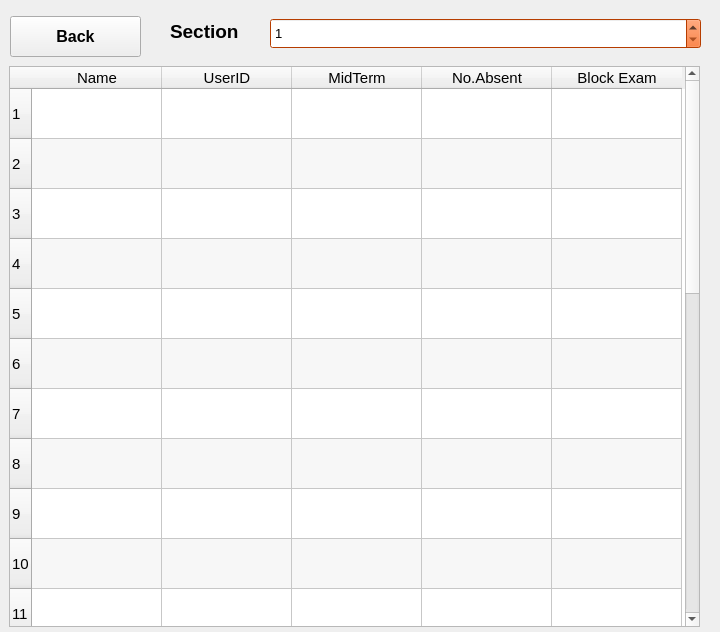
<?xml version="1.0" encoding="UTF-8"?>
<ui version="4.0">
 <class>MainWindow</class>
 <widget class="QMainWindow" name="MainWindow">
  <property name="geometry">
   <rect>
    <x>0</x>
    <y>0</y>
    <width>720</width>
    <height>632</height>
   </rect>
  </property>
  <property name="windowTitle">
   <string>MainWindow</string>
  </property>
  <property name="tabShape">
   <enum>QTabWidget::Rounded</enum>
  </property>
  <property name="dockNestingEnabled">
   <bool>true</bool>
  </property>
  <widget class="QWidget" name="centralwidget">
   <widget class="QTableWidget" name="table">
    <property name="geometry">
     <rect>
      <x>9</x>
      <y>66</y>
      <width>691</width>
      <height>561</height>
     </rect>
    </property>
    <property name="font">
     <font>
      <pointsize>11</pointsize>
     </font>
    </property>
    <property name="autoScrollMargin">
     <number>20</number>
    </property>
    <property name="editTriggers">
     <set>QAbstractItemView::DoubleClicked</set>
    </property>
    <property name="alternatingRowColors">
     <bool>true</bool>
    </property>
    <property name="selectionMode">
     <enum>QAbstractItemView::SingleSelection</enum>
    </property>
    <property name="selectionBehavior">
     <enum>QAbstractItemView::SelectItems</enum>
    </property>
    <property name="showGrid">
     <bool>true</bool>
    </property>
    <property name="sortingEnabled">
     <bool>false</bool>
    </property>
    <property name="rowCount">
     <number>25</number>
    </property>
    <attribute name="horizontalHeaderCascadingSectionResizes">
     <bool>false</bool>
    </attribute>
    <attribute name="horizontalHeaderDefaultSectionSize">
     <number>130</number>
    </attribute>
    <attribute name="horizontalHeaderMinimumSectionSize">
     <number>50</number>
    </attribute>
    <attribute name="horizontalHeaderShowSortIndicator" stdset="0">
     <bool>true</bool>
    </attribute>
    <attribute name="verticalHeaderCascadingSectionResizes">
     <bool>true</bool>
    </attribute>
    <attribute name="verticalHeaderDefaultSectionSize">
     <number>50</number>
    </attribute>
    <attribute name="verticalHeaderMinimumSectionSize">
     <number>50</number>
    </attribute>
    <attribute name="verticalHeaderShowSortIndicator" stdset="0">
     <bool>false</bool>
    </attribute>
    <row/>
    <row/>
    <row/>
    <row/>
    <row/>
    <row/>
    <row/>
    <row/>
    <row/>
    <row/>
    <row/>
    <row/>
    <row/>
    <row/>
    <row/>
    <row/>
    <row/>
    <row/>
    <row/>
    <row/>
    <row/>
    <row/>
    <row/>
    <row/>
    <row/>
    <column>
     <property name="text">
      <string>Name</string>
     </property>
    </column>
    <column>
     <property name="text">
      <string>UserID</string>
     </property>
    </column>
    <column>
     <property name="text">
      <string>MidTerm</string>
     </property>
    </column>
    <column>
     <property name="text">
      <string>No.Absent</string>
     </property>
    </column>
    <column>
     <property name="text">
      <string>Block Exam</string>
     </property>
    </column>
    <item row="0" column="0">
     <property name="text">
      <string/>
     </property>
     <property name="font">
      <font>
       <pointsize>11</pointsize>
      </font>
     </property>
     <property name="flags">
      <set>ItemIsSelectable|ItemIsDragEnabled|ItemIsEnabled|ItemIsTristate</set>
     </property>
    </item>
    <item row="0" column="1">
     <property name="text">
      <string/>
     </property>
     <property name="flags">
      <set>ItemIsSelectable|ItemIsDragEnabled|ItemIsEnabled</set>
     </property>
    </item>
    <item row="0" column="2">
     <property name="text">
      <string/>
     </property>
     <property name="flags">
      <set>ItemIsSelectable|ItemIsDragEnabled|ItemIsEnabled</set>
     </property>
    </item>
    <item row="0" column="3">
     <property name="text">
      <string/>
     </property>
     <property name="flags">
      <set>ItemIsSelectable|ItemIsDragEnabled|ItemIsEnabled</set>
     </property>
    </item>
    <item row="0" column="4">
     <property name="text">
      <string/>
     </property>
     <property name="checkState">
      <enum>Unchecked</enum>
     </property>
     <property name="flags">
      <set>ItemIsSelectable|ItemIsDragEnabled|ItemIsEnabled</set>
     </property>
    </item>
    <item row="1" column="0">
     <property name="text">
      <string/>
     </property>
     <property name="font">
      <font>
       <pointsize>11</pointsize>
      </font>
     </property>
     <property name="flags">
      <set>ItemIsSelectable|ItemIsDragEnabled|ItemIsEnabled|ItemIsTristate</set>
     </property>
    </item>
    <item row="1" column="1">
     <property name="text">
      <string/>
     </property>
     <property name="flags">
      <set>ItemIsSelectable|ItemIsDragEnabled|ItemIsEnabled</set>
     </property>
    </item>
    <item row="1" column="2">
     <property name="text">
      <string/>
     </property>
     <property name="flags">
      <set>ItemIsSelectable|ItemIsDragEnabled|ItemIsEnabled</set>
     </property>
    </item>
    <item row="1" column="3">
     <property name="text">
      <string/>
     </property>
     <property name="flags">
      <set>ItemIsSelectable|ItemIsDragEnabled|ItemIsEnabled</set>
     </property>
    </item>
    <item row="1" column="4">
     <property name="text">
      <string/>
     </property>
     <property name="checkState">
      <enum>Unchecked</enum>
     </property>
     <property name="flags">
      <set>ItemIsSelectable|ItemIsDragEnabled|ItemIsEnabled</set>
     </property>
    </item>
    <item row="2" column="0">
     <property name="text">
      <string/>
     </property>
     <property name="font">
      <font>
       <pointsize>11</pointsize>
      </font>
     </property>
     <property name="flags">
      <set>ItemIsSelectable|ItemIsDragEnabled|ItemIsEnabled|ItemIsTristate</set>
     </property>
    </item>
    <item row="2" column="1">
     <property name="text">
      <string/>
     </property>
     <property name="flags">
      <set>ItemIsSelectable|ItemIsDragEnabled|ItemIsEnabled</set>
     </property>
    </item>
    <item row="2" column="2">
     <property name="text">
      <string/>
     </property>
     <property name="flags">
      <set>ItemIsSelectable|ItemIsDragEnabled|ItemIsEnabled</set>
     </property>
    </item>
    <item row="2" column="3">
     <property name="text">
      <string/>
     </property>
     <property name="flags">
      <set>ItemIsSelectable|ItemIsDragEnabled|ItemIsEnabled</set>
     </property>
    </item>
    <item row="2" column="4">
     <property name="text">
      <string/>
     </property>
     <property name="checkState">
      <enum>Unchecked</enum>
     </property>
     <property name="flags">
      <set>ItemIsSelectable|ItemIsDragEnabled|ItemIsEnabled</set>
     </property>
    </item>
    <item row="3" column="0">
     <property name="text">
      <string/>
     </property>
     <property name="font">
      <font>
       <pointsize>11</pointsize>
      </font>
     </property>
     <property name="flags">
      <set>ItemIsSelectable|ItemIsDragEnabled|ItemIsEnabled</set>
     </property>
    </item>
    <item row="3" column="1">
     <property name="text">
      <string/>
     </property>
     <property name="flags">
      <set>ItemIsSelectable|ItemIsDragEnabled|ItemIsEnabled</set>
     </property>
    </item>
    <item row="3" column="2">
     <property name="text">
      <string/>
     </property>
     <property name="flags">
      <set>ItemIsSelectable|ItemIsDragEnabled|ItemIsEnabled</set>
     </property>
    </item>
    <item row="3" column="3">
     <property name="text">
      <string/>
     </property>
     <property name="flags">
      <set>ItemIsSelectable|ItemIsDragEnabled|ItemIsEnabled</set>
     </property>
    </item>
    <item row="3" column="4">
     <property name="text">
      <string/>
     </property>
     <property name="checkState">
      <enum>Unchecked</enum>
     </property>
     <property name="flags">
      <set>ItemIsSelectable|ItemIsDragEnabled|ItemIsEnabled</set>
     </property>
    </item>
    <item row="4" column="0">
     <property name="text">
      <string/>
     </property>
     <property name="font">
      <font>
       <pointsize>11</pointsize>
      </font>
     </property>
     <property name="flags">
      <set>ItemIsSelectable|ItemIsDragEnabled|ItemIsEnabled</set>
     </property>
    </item>
    <item row="4" column="1">
     <property name="text">
      <string/>
     </property>
     <property name="flags">
      <set>ItemIsSelectable|ItemIsDragEnabled|ItemIsEnabled</set>
     </property>
    </item>
    <item row="4" column="2">
     <property name="text">
      <string/>
     </property>
     <property name="flags">
      <set>ItemIsSelectable|ItemIsDragEnabled|ItemIsEnabled</set>
     </property>
    </item>
    <item row="4" column="3">
     <property name="text">
      <string/>
     </property>
     <property name="flags">
      <set>ItemIsSelectable|ItemIsDragEnabled|ItemIsEnabled</set>
     </property>
    </item>
    <item row="4" column="4">
     <property name="text">
      <string/>
     </property>
     <property name="checkState">
      <enum>Unchecked</enum>
     </property>
     <property name="flags">
      <set>ItemIsSelectable|ItemIsDragEnabled|ItemIsEnabled</set>
     </property>
    </item>
    <item row="5" column="0">
     <property name="text">
      <string/>
     </property>
     <property name="font">
      <font>
       <pointsize>11</pointsize>
      </font>
     </property>
     <property name="flags">
      <set>ItemIsSelectable|ItemIsDragEnabled|ItemIsEnabled</set>
     </property>
    </item>
    <item row="5" column="1">
     <property name="text">
      <string/>
     </property>
     <property name="flags">
      <set>ItemIsSelectable|ItemIsDragEnabled|ItemIsEnabled</set>
     </property>
    </item>
    <item row="5" column="2">
     <property name="text">
      <string/>
     </property>
     <property name="flags">
      <set>ItemIsSelectable|ItemIsDragEnabled|ItemIsEnabled</set>
     </property>
    </item>
    <item row="5" column="3">
     <property name="text">
      <string/>
     </property>
     <property name="flags">
      <set>ItemIsSelectable|ItemIsDragEnabled|ItemIsEnabled</set>
     </property>
    </item>
    <item row="5" column="4">
     <property name="text">
      <string/>
     </property>
     <property name="checkState">
      <enum>Unchecked</enum>
     </property>
     <property name="flags">
      <set>ItemIsSelectable|ItemIsDragEnabled|ItemIsEnabled</set>
     </property>
    </item>
    <item row="6" column="0">
     <property name="text">
      <string/>
     </property>
     <property name="font">
      <font>
       <pointsize>11</pointsize>
      </font>
     </property>
    </item>
    <item row="6" column="1">
     <property name="text">
      <string/>
     </property>
     <property name="flags">
      <set>ItemIsSelectable|ItemIsDragEnabled|ItemIsEnabled</set>
     </property>
    </item>
    <item row="6" column="2">
     <property name="text">
      <string/>
     </property>
     <property name="flags">
      <set>ItemIsSelectable|ItemIsDragEnabled|ItemIsEnabled</set>
     </property>
    </item>
    <item row="6" column="3">
     <property name="text">
      <string/>
     </property>
     <property name="flags">
      <set>ItemIsSelectable|ItemIsDragEnabled|ItemIsEnabled</set>
     </property>
    </item>
    <item row="6" column="4">
     <property name="text">
      <string/>
     </property>
     <property name="checkState">
      <enum>Unchecked</enum>
     </property>
     <property name="flags">
      <set>ItemIsSelectable|ItemIsDragEnabled|ItemIsEnabled</set>
     </property>
    </item>
    <item row="7" column="0">
     <property name="text">
      <string/>
     </property>
     <property name="font">
      <font>
       <pointsize>11</pointsize>
      </font>
     </property>
    </item>
    <item row="7" column="1">
     <property name="text">
      <string/>
     </property>
     <property name="flags">
      <set>ItemIsSelectable|ItemIsDragEnabled|ItemIsEnabled</set>
     </property>
    </item>
    <item row="7" column="2">
     <property name="text">
      <string/>
     </property>
     <property name="flags">
      <set>ItemIsSelectable|ItemIsDragEnabled|ItemIsEnabled</set>
     </property>
    </item>
    <item row="7" column="3">
     <property name="text">
      <string/>
     </property>
     <property name="flags">
      <set>ItemIsSelectable|ItemIsDragEnabled|ItemIsEnabled</set>
     </property>
    </item>
    <item row="7" column="4">
     <property name="text">
      <string/>
     </property>
     <property name="checkState">
      <enum>Unchecked</enum>
     </property>
     <property name="flags">
      <set>ItemIsSelectable|ItemIsDragEnabled|ItemIsEnabled</set>
     </property>
    </item>
    <item row="8" column="0">
     <property name="text">
      <string/>
     </property>
     <property name="font">
      <font>
       <pointsize>11</pointsize>
      </font>
     </property>
     <property name="flags">
      <set>ItemIsSelectable|ItemIsDragEnabled|ItemIsEnabled</set>
     </property>
    </item>
    <item row="8" column="1">
     <property name="text">
      <string/>
     </property>
     <property name="flags">
      <set>ItemIsSelectable|ItemIsDragEnabled|ItemIsEnabled</set>
     </property>
    </item>
    <item row="8" column="2">
     <property name="text">
      <string/>
     </property>
     <property name="flags">
      <set>ItemIsSelectable|ItemIsDragEnabled|ItemIsEnabled</set>
     </property>
    </item>
    <item row="8" column="3">
     <property name="text">
      <string/>
     </property>
     <property name="flags">
      <set>ItemIsSelectable|ItemIsDragEnabled|ItemIsEnabled</set>
     </property>
    </item>
    <item row="8" column="4">
     <property name="text">
      <string/>
     </property>
     <property name="checkState">
      <enum>Unchecked</enum>
     </property>
     <property name="flags">
      <set>ItemIsSelectable|ItemIsDragEnabled|ItemIsEnabled</set>
     </property>
    </item>
    <item row="9" column="0">
     <property name="text">
      <string/>
     </property>
     <property name="font">
      <font>
       <pointsize>11</pointsize>
      </font>
     </property>
     <property name="flags">
      <set>ItemIsSelectable|ItemIsDragEnabled|ItemIsUserCheckable</set>
     </property>
    </item>
    <item row="9" column="1">
     <property name="text">
      <string/>
     </property>
     <property name="flags">
      <set>ItemIsSelectable|ItemIsDragEnabled|ItemIsEnabled</set>
     </property>
    </item>
    <item row="9" column="2">
     <property name="text">
      <string/>
     </property>
     <property name="flags">
      <set>ItemIsSelectable|ItemIsDragEnabled|ItemIsEnabled</set>
     </property>
    </item>
    <item row="9" column="3">
     <property name="text">
      <string/>
     </property>
     <property name="flags">
      <set>ItemIsSelectable|ItemIsDragEnabled|ItemIsEnabled</set>
     </property>
    </item>
    <item row="9" column="4">
     <property name="text">
      <string/>
     </property>
     <property name="checkState">
      <enum>Unchecked</enum>
     </property>
     <property name="flags">
      <set>ItemIsSelectable|ItemIsDragEnabled|ItemIsEnabled</set>
     </property>
    </item>
    <item row="10" column="0">
     <property name="text">
      <string/>
     </property>
     <property name="font">
      <font>
       <pointsize>11</pointsize>
      </font>
     </property>
     <property name="flags">
      <set>ItemIsSelectable|ItemIsDragEnabled|ItemIsEnabled</set>
     </property>
    </item>
    <item row="10" column="1">
     <property name="text">
      <string/>
     </property>
     <property name="flags">
      <set>ItemIsSelectable|ItemIsDragEnabled|ItemIsEnabled</set>
     </property>
    </item>
    <item row="10" column="2">
     <property name="text">
      <string/>
     </property>
     <property name="flags">
      <set>ItemIsSelectable|ItemIsDragEnabled|ItemIsEnabled</set>
     </property>
    </item>
    <item row="10" column="3">
     <property name="text">
      <string/>
     </property>
     <property name="flags">
      <set>ItemIsSelectable|ItemIsDragEnabled|ItemIsEnabled</set>
     </property>
    </item>
    <item row="10" column="4">
     <property name="text">
      <string/>
     </property>
     <property name="checkState">
      <enum>Unchecked</enum>
     </property>
     <property name="flags">
      <set>ItemIsSelectable|ItemIsDragEnabled|ItemIsEnabled</set>
     </property>
    </item>
    <item row="11" column="0">
     <property name="text">
      <string/>
     </property>
     <property name="font">
      <font>
       <pointsize>11</pointsize>
      </font>
     </property>
     <property name="flags">
      <set>ItemIsSelectable|ItemIsDragEnabled|ItemIsEnabled</set>
     </property>
    </item>
    <item row="11" column="1">
     <property name="text">
      <string/>
     </property>
     <property name="flags">
      <set>ItemIsSelectable|ItemIsDragEnabled|ItemIsEnabled</set>
     </property>
    </item>
    <item row="11" column="2">
     <property name="text">
      <string/>
     </property>
     <property name="flags">
      <set>ItemIsSelectable|ItemIsDragEnabled|ItemIsEnabled</set>
     </property>
    </item>
    <item row="11" column="3">
     <property name="text">
      <string/>
     </property>
     <property name="flags">
      <set>ItemIsSelectable|ItemIsDragEnabled|ItemIsEnabled</set>
     </property>
    </item>
    <item row="11" column="4">
     <property name="text">
      <string/>
     </property>
     <property name="checkState">
      <enum>Unchecked</enum>
     </property>
     <property name="flags">
      <set>ItemIsSelectable|ItemIsDragEnabled|ItemIsEnabled</set>
     </property>
    </item>
    <item row="12" column="0">
     <property name="text">
      <string/>
     </property>
     <property name="font">
      <font>
       <pointsize>11</pointsize>
      </font>
     </property>
     <property name="flags">
      <set>ItemIsSelectable|ItemIsDragEnabled|ItemIsEnabled</set>
     </property>
    </item>
    <item row="12" column="1">
     <property name="text">
      <string/>
     </property>
     <property name="flags">
      <set>ItemIsSelectable|ItemIsDragEnabled|ItemIsEnabled</set>
     </property>
    </item>
    <item row="12" column="2">
     <property name="text">
      <string/>
     </property>
     <property name="flags">
      <set>ItemIsSelectable|ItemIsDragEnabled|ItemIsEnabled</set>
     </property>
    </item>
    <item row="12" column="3">
     <property name="text">
      <string/>
     </property>
     <property name="flags">
      <set>ItemIsSelectable|ItemIsDragEnabled|ItemIsEnabled</set>
     </property>
    </item>
    <item row="12" column="4">
     <property name="text">
      <string/>
     </property>
     <property name="checkState">
      <enum>Unchecked</enum>
     </property>
     <property name="flags">
      <set>ItemIsSelectable|ItemIsDragEnabled|ItemIsEnabled</set>
     </property>
    </item>
    <item row="13" column="0">
     <property name="text">
      <string/>
     </property>
     <property name="font">
      <font>
       <pointsize>11</pointsize>
      </font>
     </property>
     <property name="flags">
      <set>ItemIsSelectable|ItemIsDragEnabled|ItemIsEnabled</set>
     </property>
    </item>
    <item row="13" column="1">
     <property name="text">
      <string/>
     </property>
     <property name="flags">
      <set>ItemIsSelectable|ItemIsDragEnabled|ItemIsEnabled</set>
     </property>
    </item>
    <item row="13" column="2">
     <property name="text">
      <string/>
     </property>
     <property name="flags">
      <set>ItemIsSelectable|ItemIsDragEnabled|ItemIsEnabled</set>
     </property>
    </item>
    <item row="13" column="3">
     <property name="text">
      <string/>
     </property>
     <property name="flags">
      <set>ItemIsSelectable|ItemIsDragEnabled|ItemIsEnabled</set>
     </property>
    </item>
    <item row="13" column="4">
     <property name="text">
      <string/>
     </property>
     <property name="checkState">
      <enum>Unchecked</enum>
     </property>
     <property name="flags">
      <set>ItemIsSelectable|ItemIsDragEnabled|ItemIsEnabled</set>
     </property>
    </item>
    <item row="14" column="0">
     <property name="text">
      <string/>
     </property>
     <property name="font">
      <font>
       <pointsize>11</pointsize>
      </font>
     </property>
     <property name="flags">
      <set>ItemIsSelectable|ItemIsDragEnabled|ItemIsEnabled</set>
     </property>
    </item>
    <item row="14" column="1">
     <property name="text">
      <string/>
     </property>
     <property name="flags">
      <set>ItemIsSelectable|ItemIsDragEnabled|ItemIsEnabled</set>
     </property>
    </item>
    <item row="14" column="2">
     <property name="text">
      <string/>
     </property>
     <property name="flags">
      <set>ItemIsSelectable|ItemIsDragEnabled|ItemIsEnabled</set>
     </property>
    </item>
    <item row="14" column="3">
     <property name="text">
      <string/>
     </property>
     <property name="flags">
      <set>ItemIsSelectable|ItemIsDragEnabled|ItemIsEnabled</set>
     </property>
    </item>
    <item row="14" column="4">
     <property name="text">
      <string/>
     </property>
     <property name="checkState">
      <enum>Unchecked</enum>
     </property>
     <property name="flags">
      <set>ItemIsSelectable|ItemIsDragEnabled|ItemIsEnabled</set>
     </property>
    </item>
    <item row="15" column="0">
     <property name="text">
      <string/>
     </property>
     <property name="font">
      <font>
       <pointsize>11</pointsize>
      </font>
     </property>
     <property name="flags">
      <set>ItemIsSelectable|ItemIsDragEnabled|ItemIsEnabled</set>
     </property>
    </item>
    <item row="15" column="1">
     <property name="text">
      <string/>
     </property>
     <property name="flags">
      <set>ItemIsSelectable|ItemIsDragEnabled|ItemIsEnabled</set>
     </property>
    </item>
    <item row="15" column="2">
     <property name="text">
      <string/>
     </property>
     <property name="flags">
      <set>ItemIsSelectable|ItemIsDragEnabled|ItemIsEnabled</set>
     </property>
    </item>
    <item row="15" column="3">
     <property name="text">
      <string/>
     </property>
     <property name="flags">
      <set>ItemIsSelectable|ItemIsDragEnabled|ItemIsEnabled</set>
     </property>
    </item>
    <item row="15" column="4">
     <property name="text">
      <string/>
     </property>
     <property name="checkState">
      <enum>Unchecked</enum>
     </property>
     <property name="flags">
      <set>ItemIsSelectable|ItemIsDragEnabled|ItemIsEnabled</set>
     </property>
    </item>
    <item row="16" column="0">
     <property name="text">
      <string/>
     </property>
     <property name="font">
      <font>
       <pointsize>11</pointsize>
      </font>
     </property>
     <property name="flags">
      <set>ItemIsSelectable|ItemIsDragEnabled|ItemIsEnabled</set>
     </property>
    </item>
    <item row="16" column="1">
     <property name="text">
      <string/>
     </property>
     <property name="flags">
      <set>ItemIsSelectable|ItemIsDragEnabled|ItemIsEnabled</set>
     </property>
    </item>
    <item row="16" column="2">
     <property name="text">
      <string/>
     </property>
     <property name="flags">
      <set>ItemIsSelectable|ItemIsDragEnabled|ItemIsEnabled</set>
     </property>
    </item>
    <item row="16" column="3">
     <property name="text">
      <string/>
     </property>
     <property name="flags">
      <set>ItemIsSelectable|ItemIsDragEnabled|ItemIsEnabled</set>
     </property>
    </item>
    <item row="16" column="4">
     <property name="text">
      <string/>
     </property>
     <property name="checkState">
      <enum>Unchecked</enum>
     </property>
     <property name="flags">
      <set>ItemIsSelectable|ItemIsDragEnabled|ItemIsEnabled</set>
     </property>
    </item>
    <item row="17" column="0">
     <property name="text">
      <string/>
     </property>
     <property name="font">
      <font>
       <pointsize>11</pointsize>
      </font>
     </property>
     <property name="flags">
      <set>ItemIsSelectable|ItemIsDragEnabled|ItemIsEnabled</set>
     </property>
    </item>
    <item row="17" column="1">
     <property name="text">
      <string/>
     </property>
     <property name="flags">
      <set>ItemIsSelectable|ItemIsDragEnabled|ItemIsEnabled</set>
     </property>
    </item>
    <item row="17" column="2">
     <property name="text">
      <string/>
     </property>
     <property name="flags">
      <set>ItemIsSelectable|ItemIsDragEnabled|ItemIsEnabled</set>
     </property>
    </item>
    <item row="17" column="3">
     <property name="text">
      <string/>
     </property>
     <property name="flags">
      <set>ItemIsSelectable|ItemIsDragEnabled|ItemIsEnabled</set>
     </property>
    </item>
    <item row="17" column="4">
     <property name="text">
      <string/>
     </property>
     <property name="checkState">
      <enum>Unchecked</enum>
     </property>
     <property name="flags">
      <set>ItemIsSelectable|ItemIsDragEnabled|ItemIsEnabled</set>
     </property>
    </item>
    <item row="18" column="0">
     <property name="text">
      <string/>
     </property>
     <property name="font">
      <font>
       <pointsize>11</pointsize>
      </font>
     </property>
     <property name="flags">
      <set>ItemIsSelectable|ItemIsDragEnabled|ItemIsEnabled</set>
     </property>
    </item>
    <item row="18" column="1">
     <property name="text">
      <string/>
     </property>
     <property name="flags">
      <set>ItemIsSelectable|ItemIsDragEnabled|ItemIsEnabled</set>
     </property>
    </item>
    <item row="18" column="2">
     <property name="text">
      <string/>
     </property>
     <property name="flags">
      <set>ItemIsSelectable|ItemIsDragEnabled|ItemIsEnabled</set>
     </property>
    </item>
    <item row="18" column="3">
     <property name="text">
      <string/>
     </property>
     <property name="flags">
      <set>ItemIsSelectable|ItemIsDragEnabled|ItemIsEnabled</set>
     </property>
    </item>
    <item row="18" column="4">
     <property name="text">
      <string/>
     </property>
     <property name="checkState">
      <enum>Unchecked</enum>
     </property>
     <property name="flags">
      <set>ItemIsSelectable|ItemIsDragEnabled|ItemIsEnabled</set>
     </property>
    </item>
    <item row="19" column="0">
     <property name="text">
      <string/>
     </property>
     <property name="font">
      <font>
       <pointsize>11</pointsize>
      </font>
     </property>
     <property name="flags">
      <set>ItemIsSelectable|ItemIsDragEnabled|ItemIsEnabled</set>
     </property>
    </item>
    <item row="19" column="1">
     <property name="text">
      <string/>
     </property>
     <property name="flags">
      <set>ItemIsSelectable|ItemIsDragEnabled|ItemIsEnabled</set>
     </property>
    </item>
    <item row="19" column="2">
     <property name="text">
      <string/>
     </property>
     <property name="flags">
      <set>ItemIsSelectable|ItemIsDragEnabled|ItemIsEnabled</set>
     </property>
    </item>
    <item row="19" column="3">
     <property name="text">
      <string/>
     </property>
     <property name="flags">
      <set>ItemIsSelectable|ItemIsDragEnabled|ItemIsEnabled</set>
     </property>
    </item>
    <item row="19" column="4">
     <property name="text">
      <string/>
     </property>
     <property name="checkState">
      <enum>Unchecked</enum>
     </property>
     <property name="flags">
      <set>ItemIsSelectable|ItemIsDragEnabled|ItemIsEnabled</set>
     </property>
    </item>
    <item row="20" column="0">
     <property name="text">
      <string/>
     </property>
     <property name="font">
      <font>
       <pointsize>11</pointsize>
      </font>
     </property>
     <property name="flags">
      <set>ItemIsSelectable|ItemIsDragEnabled|ItemIsEnabled</set>
     </property>
    </item>
    <item row="20" column="1">
     <property name="text">
      <string/>
     </property>
     <property name="flags">
      <set>ItemIsSelectable|ItemIsDragEnabled|ItemIsEnabled</set>
     </property>
    </item>
    <item row="20" column="2">
     <property name="text">
      <string/>
     </property>
     <property name="flags">
      <set>ItemIsSelectable|ItemIsDragEnabled|ItemIsEnabled</set>
     </property>
    </item>
    <item row="20" column="3">
     <property name="text">
      <string/>
     </property>
     <property name="flags">
      <set>ItemIsSelectable|ItemIsDragEnabled|ItemIsEnabled</set>
     </property>
    </item>
    <item row="20" column="4">
     <property name="text">
      <string/>
     </property>
     <property name="checkState">
      <enum>Unchecked</enum>
     </property>
     <property name="flags">
      <set>ItemIsSelectable|ItemIsDragEnabled|ItemIsEnabled</set>
     </property>
    </item>
    <item row="21" column="0">
     <property name="text">
      <string/>
     </property>
     <property name="font">
      <font>
       <pointsize>11</pointsize>
      </font>
     </property>
     <property name="flags">
      <set>ItemIsSelectable|ItemIsDragEnabled|ItemIsEnabled</set>
     </property>
    </item>
    <item row="21" column="1">
     <property name="text">
      <string/>
     </property>
     <property name="flags">
      <set>ItemIsSelectable|ItemIsDragEnabled|ItemIsEnabled</set>
     </property>
    </item>
    <item row="21" column="2">
     <property name="text">
      <string/>
     </property>
     <property name="flags">
      <set>ItemIsSelectable|ItemIsDragEnabled|ItemIsEnabled</set>
     </property>
    </item>
    <item row="21" column="3">
     <property name="text">
      <string/>
     </property>
     <property name="flags">
      <set>ItemIsSelectable|ItemIsDragEnabled|ItemIsEnabled</set>
     </property>
    </item>
    <item row="21" column="4">
     <property name="text">
      <string/>
     </property>
     <property name="checkState">
      <enum>Unchecked</enum>
     </property>
     <property name="flags">
      <set>ItemIsSelectable|ItemIsDragEnabled|ItemIsEnabled</set>
     </property>
    </item>
    <item row="22" column="0">
     <property name="text">
      <string/>
     </property>
     <property name="font">
      <font>
       <pointsize>11</pointsize>
      </font>
     </property>
     <property name="flags">
      <set>ItemIsSelectable|ItemIsDragEnabled|ItemIsEnabled</set>
     </property>
    </item>
    <item row="22" column="1">
     <property name="text">
      <string/>
     </property>
     <property name="flags">
      <set>ItemIsSelectable|ItemIsDragEnabled|ItemIsEnabled</set>
     </property>
    </item>
    <item row="22" column="2">
     <property name="text">
      <string/>
     </property>
     <property name="flags">
      <set>ItemIsSelectable|ItemIsDragEnabled|ItemIsEnabled</set>
     </property>
    </item>
    <item row="22" column="3">
     <property name="text">
      <string/>
     </property>
     <property name="flags">
      <set>ItemIsSelectable|ItemIsDragEnabled|ItemIsEnabled</set>
     </property>
    </item>
    <item row="22" column="4">
     <property name="text">
      <string/>
     </property>
     <property name="checkState">
      <enum>Unchecked</enum>
     </property>
     <property name="flags">
      <set>ItemIsSelectable|ItemIsDragEnabled|ItemIsEnabled</set>
     </property>
    </item>
    <item row="23" column="0">
     <property name="text">
      <string/>
     </property>
     <property name="font">
      <font>
       <pointsize>11</pointsize>
      </font>
     </property>
     <property name="flags">
      <set>ItemIsSelectable|ItemIsDragEnabled|ItemIsEnabled</set>
     </property>
    </item>
    <item row="23" column="1">
     <property name="text">
      <string/>
     </property>
     <property name="flags">
      <set>ItemIsSelectable|ItemIsDragEnabled|ItemIsEnabled</set>
     </property>
    </item>
    <item row="23" column="2">
     <property name="text">
      <string/>
     </property>
     <property name="flags">
      <set>ItemIsSelectable|ItemIsDragEnabled|ItemIsEnabled</set>
     </property>
    </item>
    <item row="23" column="3">
     <property name="text">
      <string/>
     </property>
     <property name="flags">
      <set>ItemIsSelectable|ItemIsDragEnabled|ItemIsEnabled</set>
     </property>
    </item>
    <item row="23" column="4">
     <property name="text">
      <string/>
     </property>
     <property name="checkState">
      <enum>Unchecked</enum>
     </property>
     <property name="flags">
      <set>ItemIsSelectable|ItemIsDragEnabled|ItemIsEnabled</set>
     </property>
    </item>
    <item row="24" column="0">
     <property name="text">
      <string/>
     </property>
     <property name="font">
      <font>
       <pointsize>11</pointsize>
      </font>
     </property>
     <property name="flags">
      <set>ItemIsSelectable|ItemIsDragEnabled|ItemIsEnabled</set>
     </property>
    </item>
    <item row="24" column="1">
     <property name="text">
      <string/>
     </property>
     <property name="flags">
      <set>ItemIsSelectable|ItemIsDragEnabled|ItemIsEnabled</set>
     </property>
    </item>
    <item row="24" column="2">
     <property name="text">
      <string/>
     </property>
     <property name="flags">
      <set>ItemIsSelectable|ItemIsDragEnabled|ItemIsEnabled</set>
     </property>
    </item>
    <item row="24" column="3">
     <property name="text">
      <string/>
     </property>
     <property name="flags">
      <set>ItemIsSelectable|ItemIsDragEnabled|ItemIsEnabled</set>
     </property>
    </item>
    <item row="24" column="4">
     <property name="text">
      <string/>
     </property>
     <property name="checkState">
      <enum>Unchecked</enum>
     </property>
     <property name="flags">
      <set>ItemIsSelectable|ItemIsDragEnabled|ItemIsEnabled</set>
     </property>
    </item>
   </widget>
   <widget class="QSpinBox" name="section">
    <property name="geometry">
     <rect>
      <x>270</x>
      <y>18</y>
      <width>431</width>
      <height>31</height>
     </rect>
    </property>
    <property name="palette">
     <palette>
      <active>
       <colorrole role="WindowText">
        <brush brushstyle="SolidPattern">
         <color alpha="255">
          <red>0</red>
          <green>0</green>
          <blue>0</blue>
         </color>
        </brush>
       </colorrole>
       <colorrole role="Button">
        <brush brushstyle="SolidPattern">
         <color alpha="255">
          <red>255</red>
          <green>85</green>
          <blue>0</blue>
         </color>
        </brush>
       </colorrole>
       <colorrole role="Light">
        <brush brushstyle="SolidPattern">
         <color alpha="255">
          <red>255</red>
          <green>170</green>
          <blue>127</blue>
         </color>
        </brush>
       </colorrole>
       <colorrole role="Midlight">
        <brush brushstyle="SolidPattern">
         <color alpha="255">
          <red>255</red>
          <green>127</green>
          <blue>63</blue>
         </color>
        </brush>
       </colorrole>
       <colorrole role="Dark">
        <brush brushstyle="SolidPattern">
         <color alpha="255">
          <red>127</red>
          <green>42</green>
          <blue>0</blue>
         </color>
        </brush>
       </colorrole>
       <colorrole role="Mid">
        <brush brushstyle="SolidPattern">
         <color alpha="255">
          <red>170</red>
          <green>56</green>
          <blue>0</blue>
         </color>
        </brush>
       </colorrole>
       <colorrole role="Text">
        <brush brushstyle="SolidPattern">
         <color alpha="255">
          <red>0</red>
          <green>0</green>
          <blue>0</blue>
         </color>
        </brush>
       </colorrole>
       <colorrole role="BrightText">
        <brush brushstyle="SolidPattern">
         <color alpha="255">
          <red>255</red>
          <green>255</green>
          <blue>255</blue>
         </color>
        </brush>
       </colorrole>
       <colorrole role="ButtonText">
        <brush brushstyle="SolidPattern">
         <color alpha="255">
          <red>0</red>
          <green>0</green>
          <blue>0</blue>
         </color>
        </brush>
       </colorrole>
       <colorrole role="Base">
        <brush brushstyle="SolidPattern">
         <color alpha="255">
          <red>255</red>
          <green>255</green>
          <blue>255</blue>
         </color>
        </brush>
       </colorrole>
       <colorrole role="Window">
        <brush brushstyle="SolidPattern">
         <color alpha="255">
          <red>255</red>
          <green>85</green>
          <blue>0</blue>
         </color>
        </brush>
       </colorrole>
       <colorrole role="Shadow">
        <brush brushstyle="SolidPattern">
         <color alpha="255">
          <red>0</red>
          <green>0</green>
          <blue>0</blue>
         </color>
        </brush>
       </colorrole>
       <colorrole role="AlternateBase">
        <brush brushstyle="SolidPattern">
         <color alpha="255">
          <red>255</red>
          <green>170</green>
          <blue>127</blue>
         </color>
        </brush>
       </colorrole>
       <colorrole role="ToolTipBase">
        <brush brushstyle="SolidPattern">
         <color alpha="255">
          <red>255</red>
          <green>255</green>
          <blue>220</blue>
         </color>
        </brush>
       </colorrole>
       <colorrole role="ToolTipText">
        <brush brushstyle="SolidPattern">
         <color alpha="255">
          <red>0</red>
          <green>0</green>
          <blue>0</blue>
         </color>
        </brush>
       </colorrole>
      </active>
      <inactive>
       <colorrole role="WindowText">
        <brush brushstyle="SolidPattern">
         <color alpha="255">
          <red>0</red>
          <green>0</green>
          <blue>0</blue>
         </color>
        </brush>
       </colorrole>
       <colorrole role="Button">
        <brush brushstyle="SolidPattern">
         <color alpha="255">
          <red>255</red>
          <green>85</green>
          <blue>0</blue>
         </color>
        </brush>
       </colorrole>
       <colorrole role="Light">
        <brush brushstyle="SolidPattern">
         <color alpha="255">
          <red>255</red>
          <green>170</green>
          <blue>127</blue>
         </color>
        </brush>
       </colorrole>
       <colorrole role="Midlight">
        <brush brushstyle="SolidPattern">
         <color alpha="255">
          <red>255</red>
          <green>127</green>
          <blue>63</blue>
         </color>
        </brush>
       </colorrole>
       <colorrole role="Dark">
        <brush brushstyle="SolidPattern">
         <color alpha="255">
          <red>127</red>
          <green>42</green>
          <blue>0</blue>
         </color>
        </brush>
       </colorrole>
       <colorrole role="Mid">
        <brush brushstyle="SolidPattern">
         <color alpha="255">
          <red>170</red>
          <green>56</green>
          <blue>0</blue>
         </color>
        </brush>
       </colorrole>
       <colorrole role="Text">
        <brush brushstyle="SolidPattern">
         <color alpha="255">
          <red>0</red>
          <green>0</green>
          <blue>0</blue>
         </color>
        </brush>
       </colorrole>
       <colorrole role="BrightText">
        <brush brushstyle="SolidPattern">
         <color alpha="255">
          <red>255</red>
          <green>255</green>
          <blue>255</blue>
         </color>
        </brush>
       </colorrole>
       <colorrole role="ButtonText">
        <brush brushstyle="SolidPattern">
         <color alpha="255">
          <red>0</red>
          <green>0</green>
          <blue>0</blue>
         </color>
        </brush>
       </colorrole>
       <colorrole role="Base">
        <brush brushstyle="SolidPattern">
         <color alpha="255">
          <red>255</red>
          <green>255</green>
          <blue>255</blue>
         </color>
        </brush>
       </colorrole>
       <colorrole role="Window">
        <brush brushstyle="SolidPattern">
         <color alpha="255">
          <red>255</red>
          <green>85</green>
          <blue>0</blue>
         </color>
        </brush>
       </colorrole>
       <colorrole role="Shadow">
        <brush brushstyle="SolidPattern">
         <color alpha="255">
          <red>0</red>
          <green>0</green>
          <blue>0</blue>
         </color>
        </brush>
       </colorrole>
       <colorrole role="AlternateBase">
        <brush brushstyle="SolidPattern">
         <color alpha="255">
          <red>255</red>
          <green>170</green>
          <blue>127</blue>
         </color>
        </brush>
       </colorrole>
       <colorrole role="ToolTipBase">
        <brush brushstyle="SolidPattern">
         <color alpha="255">
          <red>255</red>
          <green>255</green>
          <blue>220</blue>
         </color>
        </brush>
       </colorrole>
       <colorrole role="ToolTipText">
        <brush brushstyle="SolidPattern">
         <color alpha="255">
          <red>0</red>
          <green>0</green>
          <blue>0</blue>
         </color>
        </brush>
       </colorrole>
      </inactive>
      <disabled>
       <colorrole role="WindowText">
        <brush brushstyle="SolidPattern">
         <color alpha="255">
          <red>127</red>
          <green>42</green>
          <blue>0</blue>
         </color>
        </brush>
       </colorrole>
       <colorrole role="Button">
        <brush brushstyle="SolidPattern">
         <color alpha="255">
          <red>255</red>
          <green>85</green>
          <blue>0</blue>
         </color>
        </brush>
       </colorrole>
       <colorrole role="Light">
        <brush brushstyle="SolidPattern">
         <color alpha="255">
          <red>255</red>
          <green>170</green>
          <blue>127</blue>
         </color>
        </brush>
       </colorrole>
       <colorrole role="Midlight">
        <brush brushstyle="SolidPattern">
         <color alpha="255">
          <red>255</red>
          <green>127</green>
          <blue>63</blue>
         </color>
        </brush>
       </colorrole>
       <colorrole role="Dark">
        <brush brushstyle="SolidPattern">
         <color alpha="255">
          <red>127</red>
          <green>42</green>
          <blue>0</blue>
         </color>
        </brush>
       </colorrole>
       <colorrole role="Mid">
        <brush brushstyle="SolidPattern">
         <color alpha="255">
          <red>170</red>
          <green>56</green>
          <blue>0</blue>
         </color>
        </brush>
       </colorrole>
       <colorrole role="Text">
        <brush brushstyle="SolidPattern">
         <color alpha="255">
          <red>127</red>
          <green>42</green>
          <blue>0</blue>
         </color>
        </brush>
       </colorrole>
       <colorrole role="BrightText">
        <brush brushstyle="SolidPattern">
         <color alpha="255">
          <red>255</red>
          <green>255</green>
          <blue>255</blue>
         </color>
        </brush>
       </colorrole>
       <colorrole role="ButtonText">
        <brush brushstyle="SolidPattern">
         <color alpha="255">
          <red>127</red>
          <green>42</green>
          <blue>0</blue>
         </color>
        </brush>
       </colorrole>
       <colorrole role="Base">
        <brush brushstyle="SolidPattern">
         <color alpha="255">
          <red>255</red>
          <green>85</green>
          <blue>0</blue>
         </color>
        </brush>
       </colorrole>
       <colorrole role="Window">
        <brush brushstyle="SolidPattern">
         <color alpha="255">
          <red>255</red>
          <green>85</green>
          <blue>0</blue>
         </color>
        </brush>
       </colorrole>
       <colorrole role="Shadow">
        <brush brushstyle="SolidPattern">
         <color alpha="255">
          <red>0</red>
          <green>0</green>
          <blue>0</blue>
         </color>
        </brush>
       </colorrole>
       <colorrole role="AlternateBase">
        <brush brushstyle="SolidPattern">
         <color alpha="255">
          <red>255</red>
          <green>85</green>
          <blue>0</blue>
         </color>
        </brush>
       </colorrole>
       <colorrole role="ToolTipBase">
        <brush brushstyle="SolidPattern">
         <color alpha="255">
          <red>255</red>
          <green>255</green>
          <blue>220</blue>
         </color>
        </brush>
       </colorrole>
       <colorrole role="ToolTipText">
        <brush brushstyle="SolidPattern">
         <color alpha="255">
          <red>0</red>
          <green>0</green>
          <blue>0</blue>
         </color>
        </brush>
       </colorrole>
      </disabled>
     </palette>
    </property>
    <property name="font">
     <font>
      <pointsize>10</pointsize>
     </font>
    </property>
    <property name="minimum">
     <number>1</number>
    </property>
    <property name="maximum">
     <number>12</number>
    </property>
   </widget>
   <widget class="QLabel" name="label">
    <property name="geometry">
     <rect>
      <x>170</x>
      <y>20</y>
      <width>71</width>
      <height>23</height>
     </rect>
    </property>
    <property name="font">
     <font>
      <pointsize>14</pointsize>
      <weight>75</weight>
      <bold>true</bold>
     </font>
    </property>
    <property name="text">
     <string>Section</string>
    </property>
   </widget>
   <widget class="QPushButton" name="back">
    <property name="geometry">
     <rect>
      <x>10</x>
      <y>16</y>
      <width>131</width>
      <height>41</height>
     </rect>
    </property>
    <property name="font">
     <font>
      <pointsize>12</pointsize>
      <weight>75</weight>
      <bold>true</bold>
     </font>
    </property>
    <property name="text">
     <string>Back</string>
    </property>
   </widget>
  </widget>
 </widget>
 <resources/>
 <connections/>
</ui>
